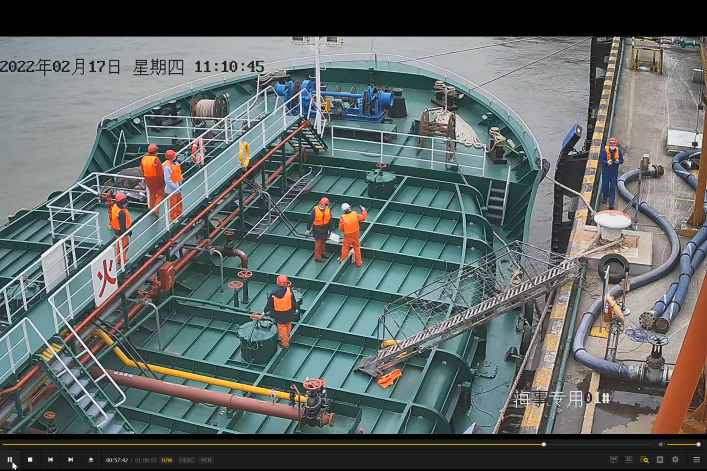
#> input picture img/matou.png, 1413 x 942 px (shown at 1/2 size)
$ python imutils_use.py
#> lines starting #> are read from the running program, lines starting #| are printed output that depends on the picture
import numpy as np
import cv2 as cv
import imutils
import matplotlib.pyplot as plt
plt.rcParams['font.sans-serif'] = ['SimHei']
plt.rcParams['axes.unicode_minus'] = False


# 平移图像
# [58 lines left out: functions translate, resize, rotated, skeletonize, not called in this run]


if __name__ == '__main__':
    img = cv.imread('./img/matou.png')
#> img is the input picture: shape (942, 1413, 3); mean B, G, R 102.7, 104.3, 96.6
    gray = cv.cvtColor(img, cv.COLOR_BGR2GRAY)
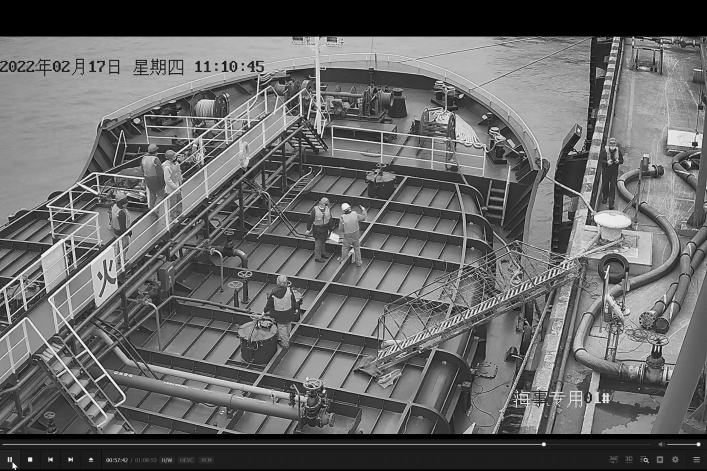
#> gray: shape (942, 1413) (shown at 1/2 size); min 0, max 255, mean 101.8
    skeleton = imutils.skeletonize(gray, size=(7, 7))
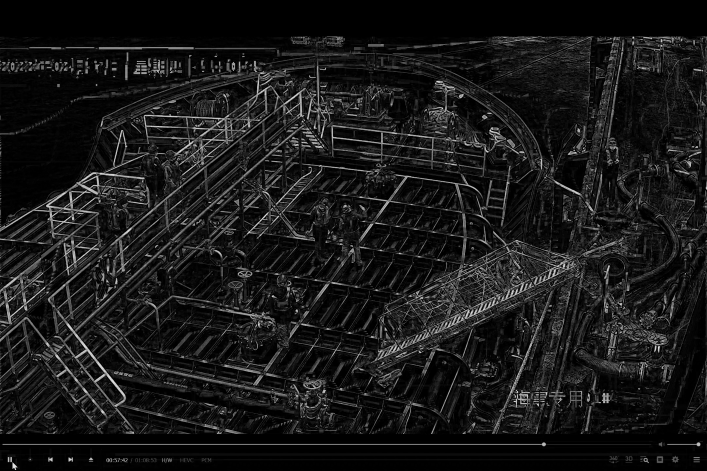
#> skeleton: shape (942, 1413) (shown at 1/2 size); min 0, max 242, mean 24.4
    plt.figure()
    plt.subplot(131)
    plt.imshow(img[:,:,::-1])
    plt.title('原图')
    plt.subplot(132)
    plt.imshow(skeleton, cmap="gray")
    plt.title('骨架图')
    plt.show()
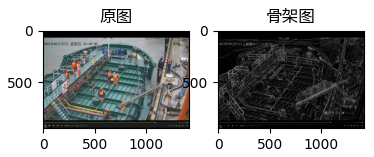
#> figure drawn by matplotlib, 2 panels
